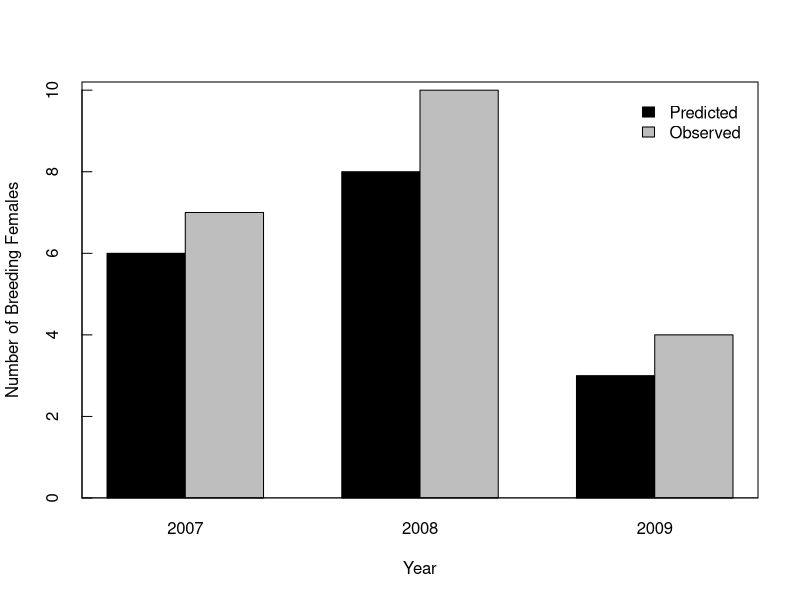

Here is the R script that generated this plot:
#breeding number predictions figure

pred<-c(6,8,3)
obs<-c(7,10,4)
setwd('C:/Users/Vijay/Documents/My Dropbox/thesis stuff/thesis docs/chapter 2')
tiff(file='breed pred.tiff',height=6,width=6,units='in',res=300)
dat<-matrix(c(pred,obs),2,3,byrow=T)
a<-barplot(dat,beside=T,col=c('black','grey'),ylim=c(0,10.2),tcl=.5,legend.text=c('Predicted','Observed'),args.legend=list(bty='n'),ylab='Number of Breeding Females',xlab='Year')
axis(1,at=c(2,5,8),labels=2007:2009,tcl=0,lwd=0)
abline(h=0)
box("plot")

dev.off()

